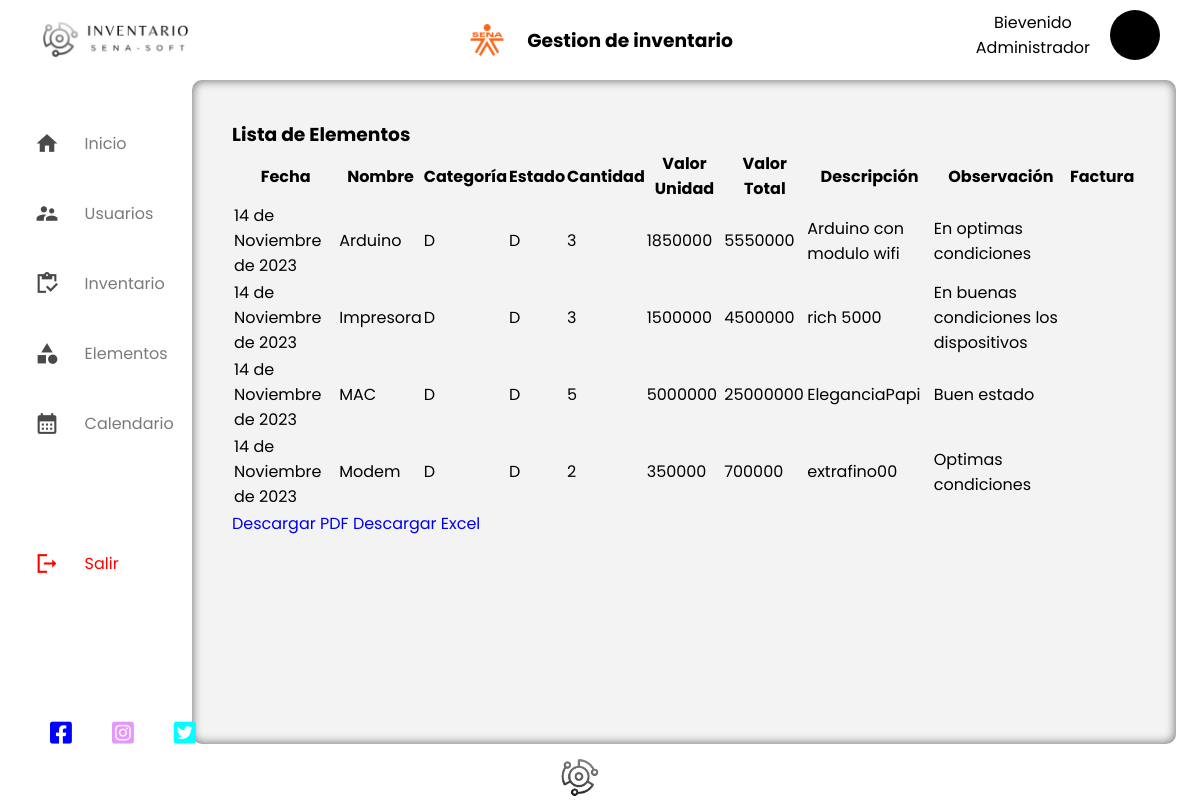
The app's page /listarElementos/ with its own data.
### UsuariosSena/models.py (models this page shows, shortened)
class ElementosDevolutivo(models.Model):
    fechaElemento = models.DateField(auto_now_add=True)  # Manera 2 de hacerlo
    nombreElemento = models.CharField(max_length=25)
    categoriaElemento = models.CharField(
        max_length=25, choices=categoriaElemento, default="C"
    )
    estadoElemento = models.CharField(max_length=25, choices=estado, default="D")
    descripcionElemento = models.CharField(max_length=25)
    observacionElemento = models.CharField(max_length=25)
    cantidadElemento = models.IntegerField()
    valorUnidadElemento = models.IntegerField()
    valorTotalElemento = models.IntegerField(blank=True, null=True)
    serial = models.CharField(max_length=25, primary_key=True)
    facturaElemento = models.ImageField(
        upload_to="facturaElemento/", blank=True, null=True
    )  # Campo para la foto

### UsuariosSena/views.py (the view)
# urls.py: path("listarElementos/", views.listar_elementos, name="listar_elementos"),
def listar_elementos(request):
    elementos = ElementosDevolutivo.objects.all()
    return render(request, "superAdmin/listarElemento.html", {"elementos": elementos})

### UsuariosSena/templates/superAdmin/listarElemento.html (shortened to what this page needs)
{% extends '../superAdmin/basesuadmin.html' %}
{% load static %}
{% block content %}
<head>
    <link rel="stylesheet" href="{% static 'css/superAdmin/stylesFormElem.css' %}">
</head>
<section class="section" style=" margin: 10px; padding: 30px">
    <h1>Lista de Elementos</h1>
    <div class="signupFrm">
        <table>
            <thead>
                <tr>
                    <th>Fecha</th>
                    <th>Nombre</th>
                    <th>Categoría</th>
                    <th>Estado</th>
                    <th>Cantidad</th>
                    <th>Valor Unidad</th>
                    <th>Valor Total</th>
                    <th>Descripción</th>
                    <th>Observación</th>
                    <th>Factura</th>
                </tr>
            </thead>
            <tbody>
                {% for elemento in elementos %}
                <tr>
                    <td>{{ elemento.fechaElemento }}</td>
                    <td>{{ elemento.nombreElemento }}</td>
                    <td>{{ elemento.categoriaElemento }}</td>
                    <td>{{ elemento.estadoElemento }}</td>
                    <td>{{ elemento.cantidadElemento }}</td>
                    <td>{{ elemento.valorUnidadElemento }}</td>
                    <td>{{ elemento.valorTotalElemento }}</td>
                    <td>{{ elemento.descripcionElemento }}</td>
                    <td>{{ elemento.observacionElemento }}</td>
                    <td>{{ elemento.facturaElemento }}</td>
                </tr>
                {% endfor %}
            </tbody>
        </table>
    </div>
    <a href="{% url 'generar_pdf' %}" class="btn btn-primary">Descargar PDF</a>
    <a href="{% url 'generar_excel' %}" class="btn btn-primary">Descargar Excel</a>
</section>
{% endblock %}

### UsuariosSena/static/css/superAdmin/estilobase.css (style rules this page uses)
* { padding: 0; margin: 0; box-sizing: border-box; font-family: "Poppins", Arial, Helvetica, sans-serif; text-decoration: none; }

### UsuariosSena/static/css/superAdmin/stylesFormElem.css (style rules this page uses)
.signupFrm { display: flex; justify-content: center; align-items: center; height: 100%; }
::placeholder { color: transparent; }
@media (max-width: 1270px) { .section { width: 98%; } }

### records on screen
ElementosDevolutivo: fechaElemento "14 de Noviembre de 2023", nombreElemento "Arduino", categoriaElemento "D", estadoElemento "D", cantidadElemento "3", valorUnidadElemento "1850000", valorTotalElemento "5550000", descripcionElemento "Arduino con modulo wifi", observacionElemento "En optimas condiciones"
ElementosDevolutivo: fechaElemento "14 de Noviembre de 2023", nombreElemento "Impresora", categoriaElemento "D", estadoElemento "D", cantidadElemento "3", valorUnidadElemento "1500000", valorTotalElemento "4500000", descripcionElemento "rich 5000", observacionElemento "En buenas condiciones los dispositivos"
ElementosDevolutivo: fechaElemento "14 de Noviembre de 2023", nombreElemento "MAC", categoriaElemento "D", estadoElemento "D", cantidadElemento "5", valorUnidadElemento "5000000", valorTotalElemento "25000000", descripcionElemento "EleganciaPapi", observacionElemento "Buen estado"
ElementosDevolutivo: fechaElemento "14 de Noviembre de 2023", nombreElemento "Modem", categoriaElemento "D", estadoElemento "D", cantidadElemento "2", valorUnidadElemento "350000", valorTotalElemento "700000", descripcionElemento "extrafino00", observacionElemento "Optimas condiciones"
